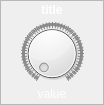
<?xml version="1.0" encoding="UTF-8"?>
<ui version="4.0">
 <class>Form</class>
 <widget class="QWidget" name="Form">
  <property name="geometry">
   <rect>
    <x>0</x>
    <y>0</y>
    <width>104</width>
    <height>105</height>
   </rect>
  </property>
  <property name="sizePolicy">
   <sizepolicy hsizetype="Maximum" vsizetype="Maximum">
    <horstretch>0</horstretch>
    <verstretch>0</verstretch>
   </sizepolicy>
  </property>
  <property name="minimumSize">
   <size>
    <width>100</width>
    <height>105</height>
   </size>
  </property>
  <property name="maximumSize">
   <size>
    <width>104</width>
    <height>105</height>
   </size>
  </property>
  <property name="font">
   <font>
    <pointsize>10</pointsize>
    <weight>75</weight>
    <bold>true</bold>
   </font>
  </property>
  <property name="windowTitle">
   <string>Form</string>
  </property>
  <property name="styleSheet">
   <string notr="true">QFrame.PeripheralCollection{
border-top-left-radius: 10px;
border-top-right-radius: 10px;
border-bottom-right-radius: 10px;
border-bottom-left-radius: 10px;
border: 1px solid black;
background: qlineargradient(x1: 0, y1: 0, x2: 0, y2: 1,
stop: 0 rgb(97, 146, 121), stop: 0.5 rgb(65, 89, 111));

}
 QLabel {
color: white;
background:transparent;
}

</string>
  </property>
  <layout class="QVBoxLayout" name="verticalLayout">
   <property name="spacing">
    <number>0</number>
   </property>
   <property name="margin">
    <number>0</number>
   </property>
   <item>
    <widget class="QFrame" name="widgetFrameOuter">
     <property name="sizePolicy">
      <sizepolicy hsizetype="Preferred" vsizetype="Preferred">
       <horstretch>0</horstretch>
       <verstretch>0</verstretch>
      </sizepolicy>
     </property>
     <property name="minimumSize">
      <size>
       <width>80</width>
       <height>0</height>
      </size>
     </property>
     <property name="styleSheet">
      <string notr="true"/>
     </property>
     <property name="frameShape">
      <enum>QFrame::StyledPanel</enum>
     </property>
     <property name="frameShadow">
      <enum>QFrame::Raised</enum>
     </property>
     <property name="class" stdset="0">
      <string>PeripheralCollection</string>
     </property>
     <layout class="QVBoxLayout" name="verticalLayout_3">
      <property name="spacing">
       <number>2</number>
      </property>
      <property name="leftMargin">
       <number>3</number>
      </property>
      <property name="topMargin">
       <number>2</number>
      </property>
      <property name="rightMargin">
       <number>3</number>
      </property>
      <property name="bottomMargin">
       <number>3</number>
      </property>
      <item>
       <widget class="QLabel" name="title">
        <property name="sizePolicy">
         <sizepolicy hsizetype="Preferred" vsizetype="Maximum">
          <horstretch>0</horstretch>
          <verstretch>0</verstretch>
         </sizepolicy>
        </property>
        <property name="font">
         <font>
          <pointsize>9</pointsize>
          <weight>75</weight>
          <bold>true</bold>
         </font>
        </property>
        <property name="text">
         <string>title</string>
        </property>
        <property name="alignment">
         <set>Qt::AlignCenter</set>
        </property>
       </widget>
      </item>
      <item>
       <widget class="QFrame" name="ImageFrame">
        <property name="sizePolicy">
         <sizepolicy hsizetype="Expanding" vsizetype="Expanding">
          <horstretch>0</horstretch>
          <verstretch>0</verstretch>
         </sizepolicy>
        </property>
        <property name="minimumSize">
         <size>
          <width>90</width>
          <height>70</height>
         </size>
        </property>
        <property name="styleSheet">
         <string notr="true"/>
        </property>
        <layout class="QGridLayout" name="gridLayout_3">
         <property name="leftMargin">
          <number>0</number>
         </property>
         <property name="topMargin">
          <number>3</number>
         </property>
         <property name="rightMargin">
          <number>0</number>
         </property>
         <property name="bottomMargin">
          <number>0</number>
         </property>
         <property name="horizontalSpacing">
          <number>0</number>
         </property>
         <property name="verticalSpacing">
          <number>2</number>
         </property>
         <item row="0" column="0">
          <widget class="QDial" name="dial">
           <property name="sizePolicy">
            <sizepolicy hsizetype="Fixed" vsizetype="Fixed">
             <horstretch>0</horstretch>
             <verstretch>0</verstretch>
            </sizepolicy>
           </property>
           <property name="minimum">
            <number>10</number>
           </property>
           <property name="maximum">
            <number>5000</number>
           </property>
           <property name="invertedControls">
            <bool>false</bool>
           </property>
           <property name="wrapping">
            <bool>false</bool>
           </property>
           <property name="notchesVisible">
            <bool>true</bool>
           </property>
          </widget>
         </item>
         <item row="1" column="0">
          <widget class="QLabel" name="value">
           <property name="font">
            <font>
             <pointsize>9</pointsize>
             <weight>50</weight>
             <bold>false</bold>
            </font>
           </property>
           <property name="text">
            <string>value</string>
           </property>
           <property name="alignment">
            <set>Qt::AlignCenter</set>
           </property>
          </widget>
         </item>
        </layout>
       </widget>
      </item>
     </layout>
    </widget>
   </item>
  </layout>
 </widget>
 <resources/>
 <connections>
  <connection>
   <sender>dial</sender>
   <signal>valueChanged(int)</signal>
   <receiver>Form</receiver>
   <slot>setValue(int)</slot>
   <hints>
    <hint type="sourcelabel">
     <x>82</x>
     <y>49</y>
    </hint>
    <hint type="destinationlabel">
     <x>101</x>
     <y>45</y>
    </hint>
   </hints>
  </connection>
 </connections>
 <slots>
  <slot>setValue(int)</slot>
 </slots>
</ui>
